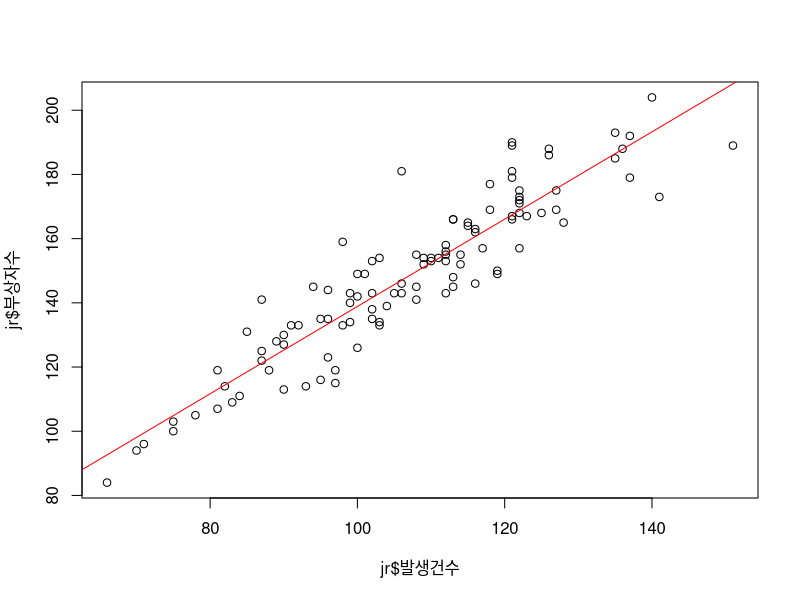
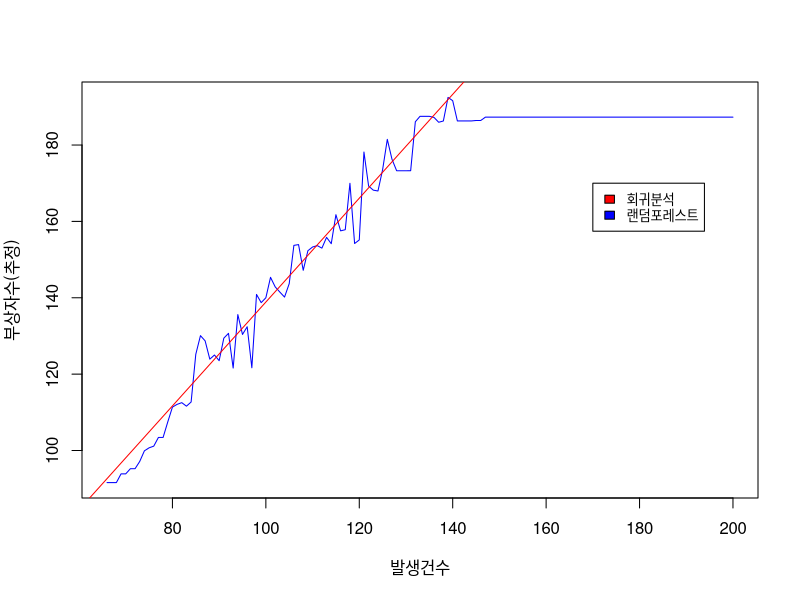

Write R code to recreate these figures, in order.
## ---- chunk 1
seoul=read.csv("newSeoul2019.csv")
head(seoul)
## ---- chunk 2
jr=subset(seoul,자치구명=="종로구")
table(jr$자치구명)
## ---- chunk 3
head(jr);tail(jr)
## ---- chunk 4
rownames(jr)=c()
tail(jr)
## ---- chunk 5
str(jr)
## ---- chunk 6
cor(jr$발생건수,jr$부상자수)
## ---- chunk 7
rgr=lm(부상자수~발생건수,data=jr)
plot(jr$발생건수,jr$부상자수)
abline(rgr,col="red")
## ---- chunk 8
summary(rgr)
## ---- chunk 9
rgr$coefficients[2]*100
## ---- chunk 10
jr$발생건수
## ---- chunk 11
library(randomForest)
rf=randomForest(부상자수~발생건수,data=jr,ntree=100) #ntree: CTree를 몇 번 쓸 것인가(default:100)
pred=predict(rf,list(발생건수=rep(100,5)))
mean(pred)
## ---- chunk 12
rgr$coefficients[2]*145 #회귀식
mean(predict(rf,list(발생건수=rep(145,5)))) #머신러닝
## ---- chunk 13
rgr$coefficients[2]*150 #회귀식
mean(predict(rf,list(발생건수=rep(150,5)))) #머신러닝
## ---- chunk 14
plot(min(jr$발생건수):200,predict(rf,list(발생건수=min(jr$발생건수):200)),type="l",xlab="발생건수",ylab="부상자수(추정)",col="blue")
abline(rgr$coefficients[1],rgr$coefficients[2],col="red")
legend(170,170,
       c("회귀분석","랜덤포레스트"),
       fill=c("red","blue"),
       cex=0.8
       )
